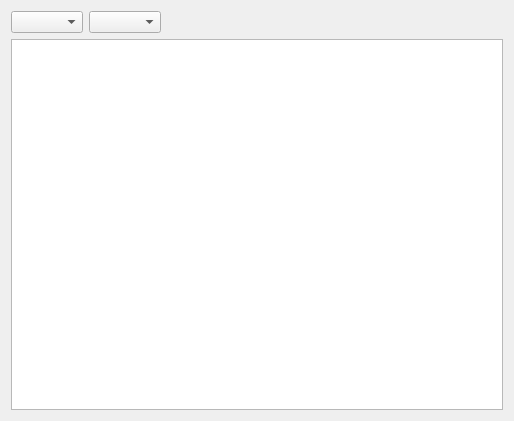
<?xml version="1.0" encoding="UTF-8"?>
<ui version="4.0">
 <class>ExpectedDeliveries</class>
 <widget class="QWidget" name="ExpectedDeliveries">
  <property name="geometry">
   <rect>
    <x>0</x>
    <y>0</y>
    <width>514</width>
    <height>421</height>
   </rect>
  </property>
  <property name="windowTitle">
   <string>Form</string>
  </property>
  <layout class="QGridLayout" name="gridLayout">
   <item row="0" column="0">
    <layout class="QHBoxLayout" name="horizontalLayout">
     <item>
      <widget class="QComboBox" name="Month"/>
     </item>
     <item>
      <widget class="QComboBox" name="Year"/>
     </item>
     <item>
      <spacer name="horizontalSpacer">
       <property name="orientation">
        <enum>Qt::Horizontal</enum>
       </property>
       <property name="sizeHint" stdset="0">
        <size>
         <width>40</width>
         <height>20</height>
        </size>
       </property>
      </spacer>
     </item>
    </layout>
   </item>
   <item row="1" column="0">
    <widget class="QTableView" name="tableView">
     <property name="editTriggers">
      <set>QAbstractItemView::NoEditTriggers</set>
     </property>
     <property name="alternatingRowColors">
      <bool>true</bool>
     </property>
     <property name="selectionBehavior">
      <enum>QAbstractItemView::SelectRows</enum>
     </property>
     <attribute name="horizontalHeaderMinimumSectionSize">
      <number>20</number>
     </attribute>
     <attribute name="horizontalHeaderStretchLastSection">
      <bool>true</bool>
     </attribute>
     <attribute name="verticalHeaderMinimumSectionSize">
      <number>20</number>
     </attribute>
     <attribute name="verticalHeaderDefaultSectionSize">
      <number>20</number>
     </attribute>
     <attribute name="verticalHeaderStretchLastSection">
      <bool>false</bool>
     </attribute>
    </widget>
   </item>
  </layout>
 </widget>
 <resources/>
 <connections/>
</ui>
